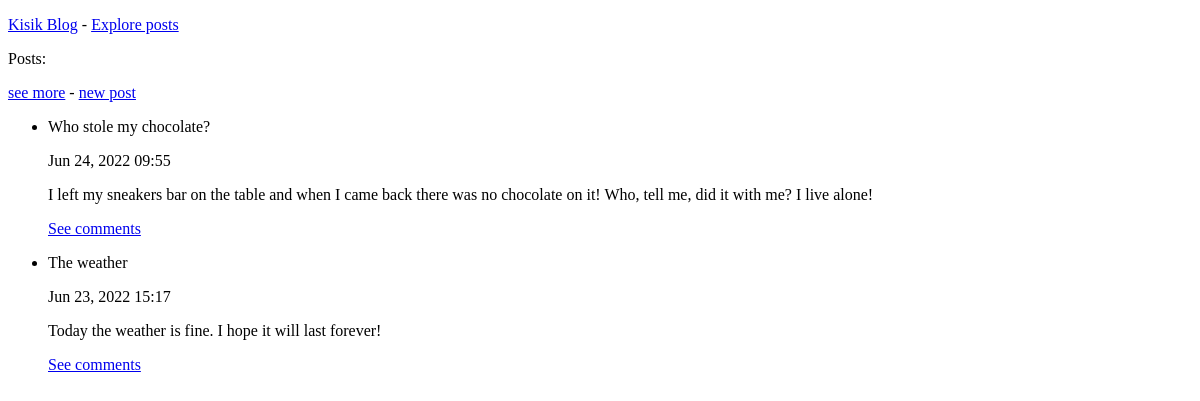
The app's page /posts/, older data.
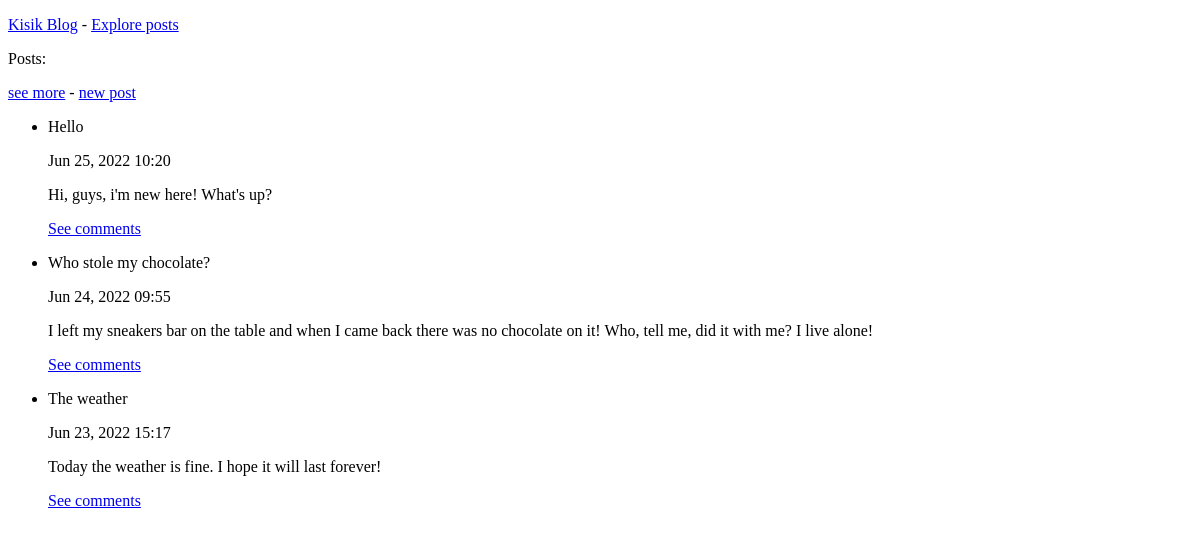
The same page, newer data.
### tweets/models.py (models this page shows, shortened)
class BlogPost(models.Model):
    title = models.CharField(max_length=150)
    text = models.TextField(max_length=1000)
    date_added = models.DateTimeField(auto_now_add=True)

### tweets/views.py (the view)
# urls.py: path('posts/', views.posts, name='posts'),
def posts(request):
    posts = BlogPost.objects.order_by('-date_added')
    context = {'posts': posts}
    return render(request, 'tweets/posts.html', context)

### tweets/templates/tweets/posts.html (shortened to what this page needs)
<!DOCTYPE html>
<html lang="en">
<head>
    {% extends "tweets/base.html" %}
{% block content %}
  <p>Posts:</p>
  <a href="{% url 'tweets:more' %}">see more</a> -
  <a href="{% url 'tweets:new_post' %}">new post</a>
  <ul>
      {% for post in posts %}
        <li>
            <p>{{ post.title }}</p>
            <p>{{ post.date_added|date:'M d, Y H:i' }}</p>
            <p>{{ post.text|linebreaks }}</p>
            <a href="{% url 'tweets:blog_com' post.id %}">See comments</a>
        </li>
      {% empty %}
        <li>No posts added yet</li>
      {% endfor %}
  </ul>
{% endblock content %}

Row changes from the older to the newer data that the page shows:
added BlogPost: title "Hello", date_added "Jun 25, 2022 10:20", text "Hi, guys, i'm new here! What's up?"
